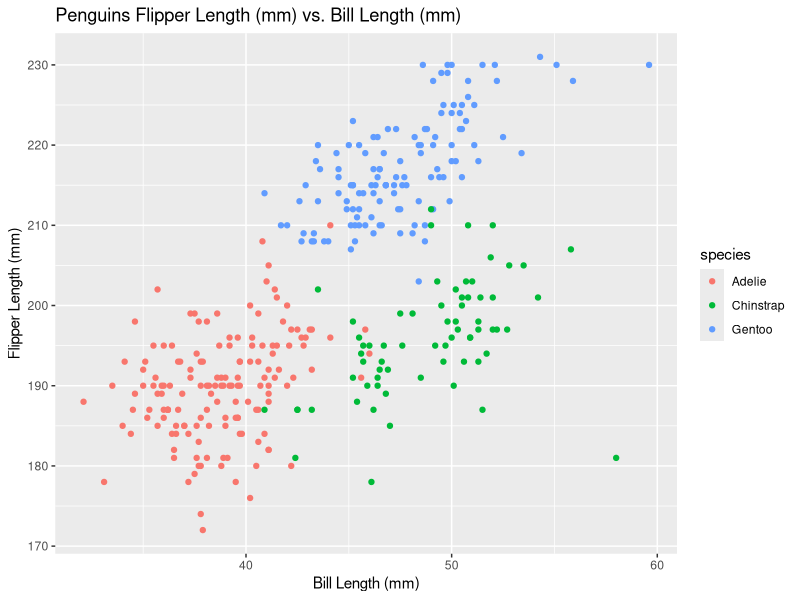
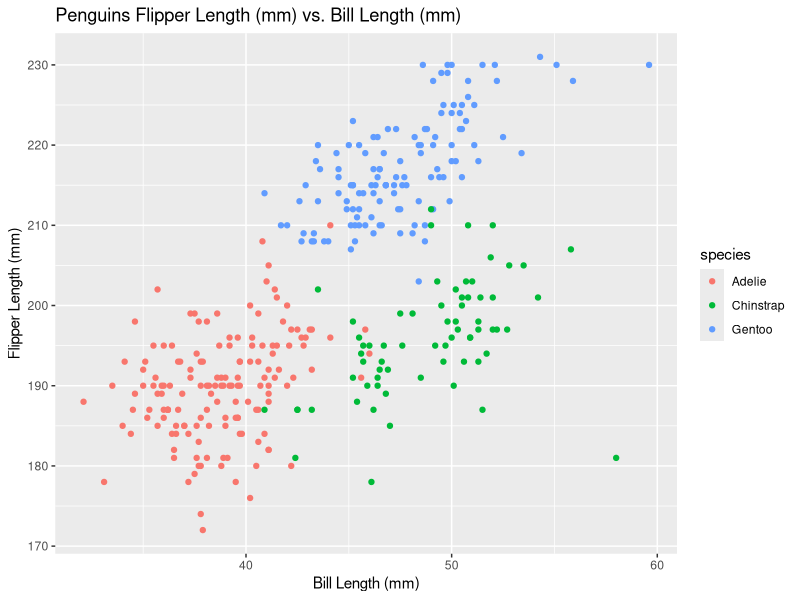

Write R code to recreate these figures, in order.
## ---- chunk 1
library(tidyverse)
library(ggplot2)
## ---- chunk 2
# a random sample of size 10 from a standard Normal distribution
nordist_sam <-
  rnorm(10)

# a logical vector indicating whether elements of the sample are greater than 0
sam_greater0 <-
  nordist_sam >0 

# a character vector of length 10
chara_10 <-
  c("a","b","c","d","e","f","g","h","i","j")

# a factor vector of length 10, with 3 different factor “levels”
fact_10 <-
  c("good","bad","ok","good","bad","ok","good","bad","ok","good")%>%
  as.factor()
## ---- chunk 3
# problem 1 data frame
df_problem1 <-
  tibble(nordist_sam,sam_greater0,chara_10,fact_10)

df_problem1
## ---- chunk 4
# Mean of nordist_sam
mean(pull(df_problem1,nordist_sam))

# Mean of sam_greater0
mean(pull(df_problem1,sam_greater0))

# Mean of chara_10
mean(pull(df_problem1,chara_10))

# Mean of fact_10
mean(pull(df_problem1,fact_10))

## ---- chunk 5
# add as.numeric to nordist_sam
as.numeric(pull(df_problem1,nordist_sam))

# add as.numeric to sam_greater0
as.numeric(pull(df_problem1,sam_greater0))

# add as.numeric to chara_10
as.numeric(pull(df_problem1,chara_10))

# add as.numeric to fact_10
as.numeric(pull(df_problem1,fact_10))
## ---- chunk 6
#Load Penguins dataset 
data("penguins", package = "palmerpenguins")
## ---- chunk 7
# the data in this dataset, including names / values of important variables
head(penguins)
## ---- chunk 8
## make plot
ggplot(penguins, aes(x = bill_length_mm, y = flipper_length_mm, color = species)) + 
  geom_point() +
  ggtitle("Penguins Flipper Length (mm) vs. Bill Length (mm)") +
  ylab("Flipper Length (mm)") +
  xlab("Bill Length (mm)")

## save plot
ggsave("p8105_hw1_hx2306_scatterplot.jpeg",plot = last_plot())
